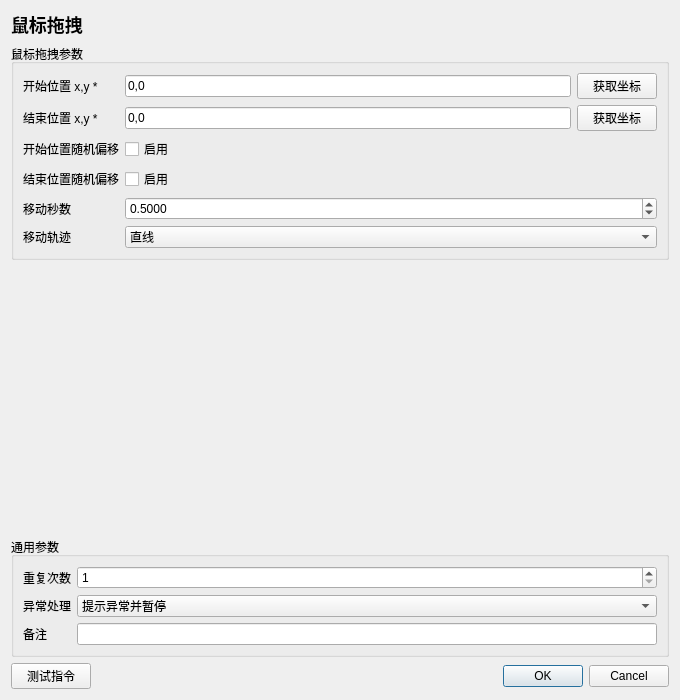
<?xml version="1.0" encoding="UTF-8"?>
<ui version="4.0"><class>InstructionEditor</class><widget class="QDialog" name="InstructionEditor">
<property name="geometry"><rect><x>0</x><y>0</y><width>680</width><height>700</height></rect></property><property name="minimumSize"><size><width>560</width><height>480</height></size></property><property name="windowTitle"><string>鼠标拖拽</string></property>
<layout class="QVBoxLayout" name="rootLayout">
<item><widget class="QLabel" name="titleLabel"><property name="text"><string>鼠标拖拽</string></property><property name="styleSheet"><string>font-size: 18px; font-weight: 600;</string></property></widget></item>
<item><widget class="QGroupBox" name="parameterGroupBox"><property name="title"><string>鼠标拖拽参数</string></property><layout class="QFormLayout" name="parameterFormLayout"><item row="0" column="0"><widget class="QLabel" name="parameterLabel_0"><property name="text"><string>开始位置 x,y *</string></property></widget></item><item row="0" column="1"><widget class="QWidget" name="parameterContainer_0" native="true"><layout class="QHBoxLayout" name="parameterLayout_0"><property name="leftMargin"><number>0</number></property><property name="topMargin"><number>0</number></property><property name="rightMargin"><number>0</number></property><property name="bottomMargin"><number>0</number></property><item><widget class="QLineEdit" name="parameter_0"><property name="text"><string>0,0</string></property></widget></item><item><widget class="QPushButton" name="auxiliary_0"><property name="text"><string>获取坐标</string></property></widget></item></layout></widget></item>
<item row="1" column="0"><widget class="QLabel" name="parameterLabel_1"><property name="text"><string>结束位置 x,y *</string></property></widget></item><item row="1" column="1"><widget class="QWidget" name="parameterContainer_1" native="true"><layout class="QHBoxLayout" name="parameterLayout_1"><property name="leftMargin"><number>0</number></property><property name="topMargin"><number>0</number></property><property name="rightMargin"><number>0</number></property><property name="bottomMargin"><number>0</number></property><item><widget class="QLineEdit" name="parameter_1"><property name="text"><string>0,0</string></property></widget></item><item><widget class="QPushButton" name="auxiliary_1"><property name="text"><string>获取坐标</string></property></widget></item></layout></widget></item>
<item row="2" column="0"><widget class="QLabel" name="parameterLabel_2"><property name="text"><string>开始位置随机偏移</string></property></widget></item><item row="2" column="1"><widget class="QCheckBox" name="parameter_2"><property name="checked"><bool>false</bool></property><property name="text"><string>启用</string></property></widget></item>
<item row="3" column="0"><widget class="QLabel" name="parameterLabel_3"><property name="text"><string>结束位置随机偏移</string></property></widget></item><item row="3" column="1"><widget class="QCheckBox" name="parameter_3"><property name="checked"><bool>false</bool></property><property name="text"><string>启用</string></property></widget></item>
<item row="4" column="0"><widget class="QLabel" name="parameterLabel_4"><property name="text"><string>移动秒数</string></property></widget></item><item row="4" column="1"><widget class="QDoubleSpinBox" name="parameter_4"><property name="decimals"><number>4</number></property><property name="minimum"><double>0.000000</double></property><property name="maximum"><double>3600.000000</double></property><property name="value"><double>0.500000</double></property></widget></item>
<item row="5" column="0"><widget class="QLabel" name="parameterLabel_5"><property name="text"><string>移动轨迹</string></property></widget></item><item row="5" column="1"><widget class="QComboBox" name="parameter_5"><item><property name="text"><string>直线</string></property></item><item><property name="text"><string>模拟人类曲线（贝塞尔）</string></property></item><property name="toolTip"><string>默认直线。曲线带随机弧度和加减速；狭窄通道建议使用直线。移动秒数为 0 时立即到达。录制轨迹保持原样回放。</string></property></widget></item></layout></widget></item>
<item><spacer name="verticalSpacer"><property name="orientation"><enum>Qt::Vertical</enum></property><property name="sizeHint" stdset="0"><size><width>20</width><height>20</height></size></property></spacer></item>
<item><widget class="QGroupBox" name="commonGroupBox"><property name="title"><string>通用参数</string></property><layout class="QFormLayout" name="commonFormLayout">
<item row="0" column="0"><widget class="QLabel" name="repeatLabel"><property name="text"><string>重复次数</string></property></widget></item><item row="0" column="1"><widget class="QSpinBox" name="repeatSpinBox"><property name="minimum"><number>1</number></property><property name="maximum"><number>999999</number></property><property name="value"><number>1</number></property></widget></item>
<item row="1" column="0"><widget class="QLabel" name="errorPolicyLabel"><property name="text"><string>异常处理</string></property></widget></item><item row="1" column="1"><widget class="QComboBox" name="errorPolicyComboBox"><item><property name="text"><string>自动跳过</string></property></item><item><property name="text"><string>提示异常并暂停</string></property></item><item><property name="text"><string>提示异常并停止</string></property></item><property name="currentIndex"><number>1</number></property></widget></item>
<item row="2" column="0"><widget class="QLabel" name="noteLabel"><property name="text"><string>备注</string></property></widget></item><item row="2" column="1"><widget class="QLineEdit" name="noteEdit"/></item>
</layout></widget></item>
<item><layout class="QHBoxLayout" name="footerLayout"><item><widget class="QPushButton" name="testButton"><property name="text"><string>测试指令</string></property></widget></item><item><spacer name="footerSpacer"><property name="orientation"><enum>Qt::Horizontal</enum></property><property name="sizeHint" stdset="0"><size><width>40</width><height>20</height></size></property></spacer></item><item><widget class="QDialogButtonBox" name="buttonBox"><property name="standardButtons"><set>QDialogButtonBox::Cancel|QDialogButtonBox::Ok</set></property></widget></item></layout></item>
</layout></widget><resources/><connections/></ui>
